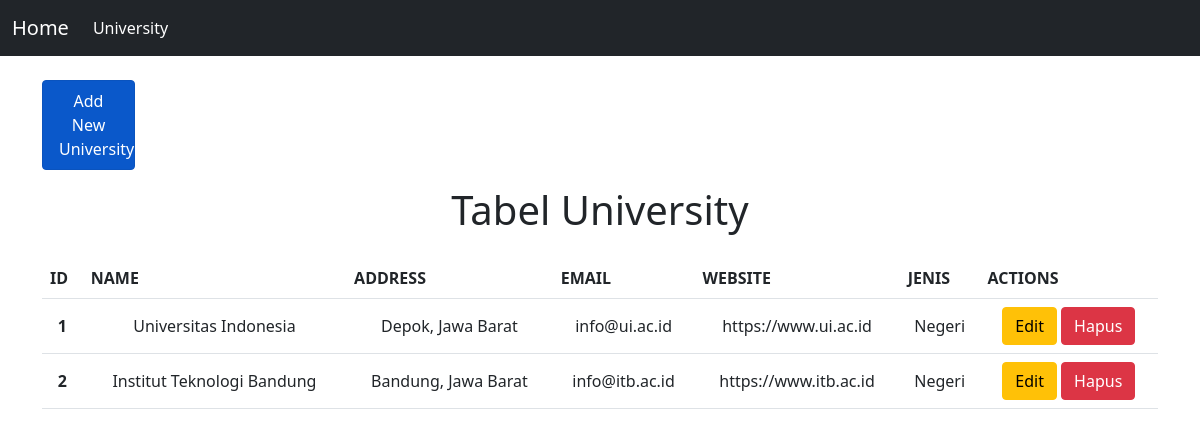
Screenshot of /tp_mvc/university.php with the database file from the repository.
### tables this page shows
CREATE TABLE `university` (
  `id_university` int(11) NOT NULL AUTO_INCREMENT,
  `name` varchar(100) NOT NULL,
  `address` varchar(255) NOT NULL,
  `email` varchar(100),
  `website` varchar(100),
  `jenis` varchar(50) NOT NULL, 
  PRIMARY KEY (`id_university`)
);

### tp_mvc/controllers/University.controller.php (called while the page is built, shortened)
<?php
include_once("views/University.view.php");
class UniversityController{
    private $university;
    function __construct()
    {
        $this->university = new University(Conf::$servername, Conf::$username, Conf::$password, Conf::$db_name);
    }
    public function index(){
        $this->university->open();
        $this->university->getUniversity();
        $data = array();
        while ($row = $this->university->getResult()) {
            array_push($data, $row);
        }
        $view = new UniversityView();
        $view->render($data);
    }
}

### tp_mvc/views/University.view.php (the view, shortened to what this page needs)
<?php
class UniversityView{
    public function render($data){
        $dataUniversity = null;
        foreach($data as $val){
            list($id_university, $name, $address, $email, $website, $jenis) = $val;
            $dataUniversity .= "<tr class='text-center align-middle'>
                        <th>" . $id_university . "</th>
                        <td>" . $name. "</td>
                        <td>" . $address . "</td>
                        <td>" . $email . "</td>
                        <td>" . $website . "</td>
                        <td>" . $jenis . "</td>
                        <td>
                            <a href='edit_university.php?id_edit=" . $id_university .  "' class='btn btn-warning''>Edit</a>
                            <a href='university.php?id_hapus=" . $id_university . "' class='btn btn-danger' '>Hapus</a>
                        </td>";
            $dataUniversity .= "</tr>";
        }
    }
}

### rows the page displays
university: id_university "1", name "Universitas Indonesia", address "Depok, Jawa Barat", email "info@ui.ac.id", website "https://www.ui.ac.id", jenis "Negeri"
university: id_university "2", name "Institut Teknologi Bandung", address "Bandung, Jawa Barat", email "info@itb.ac.id", website "https://www.itb.ac.id", jenis "Negeri"

### other values shown
$this->content "Home University Add New University Tabel University ID NAME ADDRESS EMAIL WEBSITE JENIS ACTIONS"
